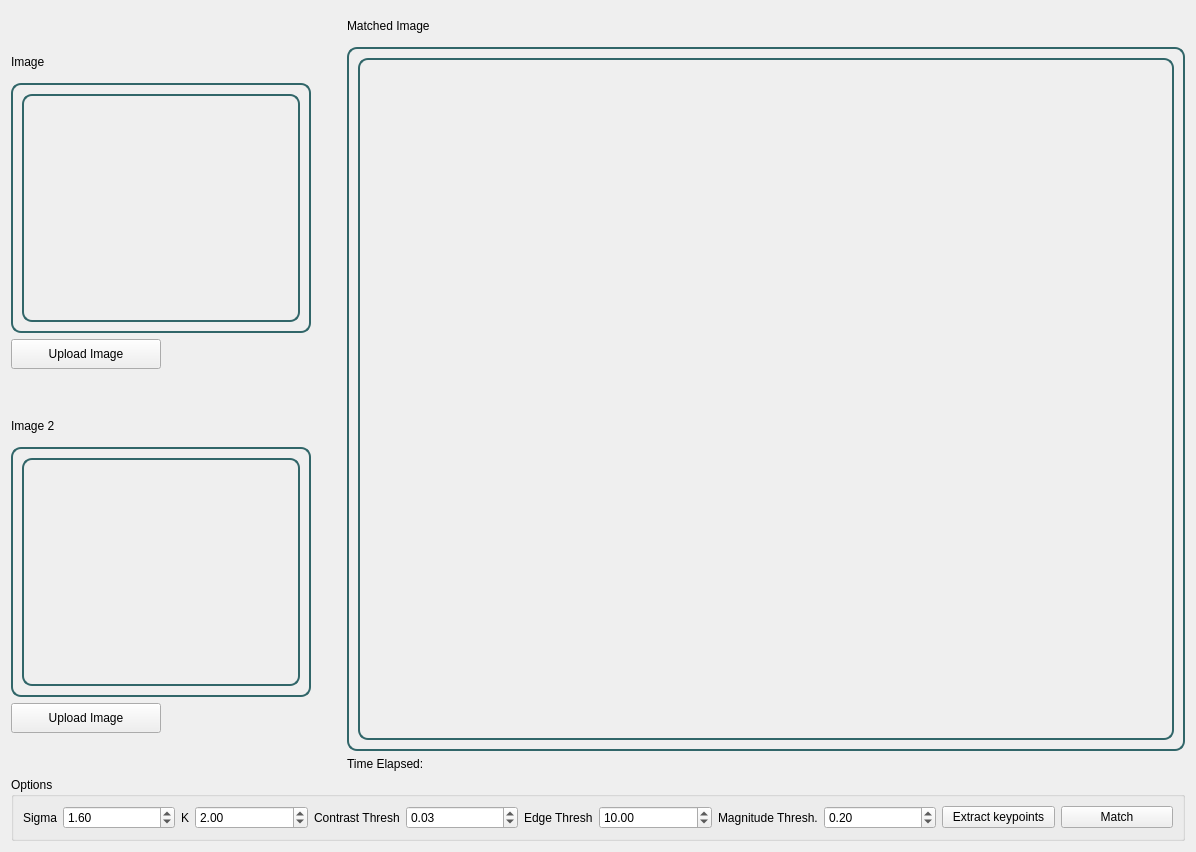
<?xml version="1.0" encoding="UTF-8"?>
<ui version="4.0">
 <class>SiftWidget</class>
 <widget class="QWidget" name="SiftWidget">
  <property name="geometry">
   <rect>
    <x>0</x>
    <y>0</y>
    <width>1196</width>
    <height>852</height>
   </rect>
  </property>
  <property name="windowTitle">
   <string>Form</string>
  </property>
  <layout class="QGridLayout" name="gridLayout">
   <item row="0" column="0">
    <layout class="QVBoxLayout" name="verticalLayout_8">
     <item>
      <layout class="QHBoxLayout" name="horizontalLayout_2">
       <item>
        <layout class="QVBoxLayout" name="verticalLayout_7">
         <item>
          <layout class="QVBoxLayout" name="verticalLayout_5">
           <item>
            <widget class="QLabel" name="label_6">
             <property name="maximumSize">
              <size>
               <width>16777215</width>
               <height>30</height>
              </size>
             </property>
             <property name="text">
              <string>Image</string>
             </property>
            </widget>
           </item>
           <item>
            <widget class="QFrame" name="frame_3">
             <property name="minimumSize">
              <size>
               <width>300</width>
               <height>250</height>
              </size>
             </property>
             <property name="maximumSize">
              <size>
               <width>16777215</width>
               <height>250</height>
              </size>
             </property>
             <property name="styleSheet">
              <string notr="true">
           border: 2px solid  #316669;
          border-radius: 10px;
      </string>
             </property>
             <property name="frameShape">
              <enum>QFrame::StyledPanel</enum>
             </property>
             <property name="frameShadow">
              <enum>QFrame::Raised</enum>
             </property>
             <layout class="QVBoxLayout" name="verticalLayout_4">
              <item>
               <widget class="QLabel" name="imageOriginal1">
                <property name="text">
                 <string/>
                </property>
               </widget>
              </item>
             </layout>
            </widget>
           </item>
           <item>
            <widget class="QPushButton" name="uploadBtn1">
             <property name="maximumSize">
              <size>
               <width>150</width>
               <height>30</height>
              </size>
             </property>
             <property name="styleSheet">
              <string notr="true"/>
             </property>
             <property name="text">
              <string>Upload Image</string>
             </property>
            </widget>
           </item>
          </layout>
         </item>
         <item>
          <layout class="QVBoxLayout" name="verticalLayout_6">
           <item>
            <widget class="QLabel" name="label_7">
             <property name="maximumSize">
              <size>
               <width>16777215</width>
               <height>30</height>
              </size>
             </property>
             <property name="text">
              <string>Image 2</string>
             </property>
            </widget>
           </item>
           <item>
            <widget class="QFrame" name="frame_2">
             <property name="minimumSize">
              <size>
               <width>300</width>
               <height>250</height>
              </size>
             </property>
             <property name="maximumSize">
              <size>
               <width>16777215</width>
               <height>250</height>
              </size>
             </property>
             <property name="styleSheet">
              <string notr="true">
           border: 2px solid  #316669;
          border-radius: 10px;
      </string>
             </property>
             <property name="frameShape">
              <enum>QFrame::StyledPanel</enum>
             </property>
             <property name="frameShadow">
              <enum>QFrame::Raised</enum>
             </property>
             <layout class="QVBoxLayout" name="verticalLayout">
              <item>
               <widget class="QLabel" name="imageOriginal2">
                <property name="text">
                 <string/>
                </property>
               </widget>
              </item>
             </layout>
            </widget>
           </item>
           <item>
            <widget class="QPushButton" name="uploadBtn2">
             <property name="maximumSize">
              <size>
               <width>150</width>
               <height>30</height>
              </size>
             </property>
             <property name="styleSheet">
              <string notr="true"/>
             </property>
             <property name="text">
              <string>Upload Image</string>
             </property>
            </widget>
           </item>
          </layout>
         </item>
        </layout>
       </item>
       <item>
        <spacer name="horizontalSpacer_2">
         <property name="orientation">
          <enum>Qt::Horizontal</enum>
         </property>
         <property name="sizeType">
          <enum>QSizePolicy::Fixed</enum>
         </property>
         <property name="sizeHint" stdset="0">
          <size>
           <width>30</width>
           <height>13</height>
          </size>
         </property>
        </spacer>
       </item>
       <item>
        <layout class="QVBoxLayout" name="verticalLayout_2">
         <item>
          <widget class="QLabel" name="label_8">
           <property name="maximumSize">
            <size>
             <width>16777215</width>
             <height>30</height>
            </size>
           </property>
           <property name="text">
            <string>Matched Image</string>
           </property>
          </widget>
         </item>
         <item>
          <widget class="QFrame" name="frame">
           <property name="minimumSize">
            <size>
             <width>450</width>
             <height>450</height>
            </size>
           </property>
           <property name="maximumSize">
            <size>
             <width>16777215</width>
             <height>16777215</height>
            </size>
           </property>
           <property name="styleSheet">
            <string notr="true">
           border: 2px solid  #316669;
          border-radius: 10px;
      </string>
           </property>
           <property name="frameShape">
            <enum>QFrame::StyledPanel</enum>
           </property>
           <property name="frameShadow">
            <enum>QFrame::Raised</enum>
           </property>
           <layout class="QVBoxLayout" name="verticalLayout_3">
            <item>
             <widget class="QLabel" name="imageProcessed">
              <property name="text">
               <string/>
              </property>
             </widget>
            </item>
           </layout>
          </widget>
         </item>
         <item>
          <widget class="QLabel" name="time_label">
           <property name="sizePolicy">
            <sizepolicy hsizetype="Preferred" vsizetype="Maximum">
             <horstretch>0</horstretch>
             <verstretch>0</verstretch>
            </sizepolicy>
           </property>
           <property name="text">
            <string>Time Elapsed:</string>
           </property>
           <property name="alignment">
            <set>Qt::AlignLeading|Qt::AlignLeft|Qt::AlignVCenter</set>
           </property>
          </widget>
         </item>
        </layout>
       </item>
      </layout>
     </item>
     <item>
      <widget class="QGroupBox" name="groupBox">
       <property name="sizePolicy">
        <sizepolicy hsizetype="Preferred" vsizetype="Maximum">
         <horstretch>0</horstretch>
         <verstretch>0</verstretch>
        </sizepolicy>
       </property>
       <property name="title">
        <string>Options</string>
       </property>
       <layout class="QHBoxLayout" name="horizontalLayout">
        <item>
         <widget class="QLabel" name="label">
          <property name="sizePolicy">
           <sizepolicy hsizetype="Maximum" vsizetype="Preferred">
            <horstretch>0</horstretch>
            <verstretch>0</verstretch>
           </sizepolicy>
          </property>
          <property name="text">
           <string>Sigma</string>
          </property>
         </widget>
        </item>
        <item>
         <widget class="QDoubleSpinBox" name="sigmaSpin">
          <property name="value">
           <double>1.600000000000000</double>
          </property>
         </widget>
        </item>
        <item>
         <widget class="QLabel" name="label_2">
          <property name="sizePolicy">
           <sizepolicy hsizetype="Maximum" vsizetype="Preferred">
            <horstretch>0</horstretch>
            <verstretch>0</verstretch>
           </sizepolicy>
          </property>
          <property name="text">
           <string>K</string>
          </property>
         </widget>
        </item>
        <item>
         <widget class="QDoubleSpinBox" name="KSpin">
          <property name="value">
           <double>2.000000000000000</double>
          </property>
         </widget>
        </item>
        <item>
         <widget class="QLabel" name="label_3">
          <property name="sizePolicy">
           <sizepolicy hsizetype="Maximum" vsizetype="Preferred">
            <horstretch>0</horstretch>
            <verstretch>0</verstretch>
           </sizepolicy>
          </property>
          <property name="text">
           <string>Contrast Thresh</string>
          </property>
         </widget>
        </item>
        <item>
         <widget class="QDoubleSpinBox" name="ContrastSpin">
          <property name="value">
           <double>0.030000000000000</double>
          </property>
         </widget>
        </item>
        <item>
         <widget class="QLabel" name="label_4">
          <property name="sizePolicy">
           <sizepolicy hsizetype="Maximum" vsizetype="Preferred">
            <horstretch>0</horstretch>
            <verstretch>0</verstretch>
           </sizepolicy>
          </property>
          <property name="text">
           <string>Edge Thresh</string>
          </property>
         </widget>
        </item>
        <item>
         <widget class="QDoubleSpinBox" name="EdgeSpin">
          <property name="value">
           <double>10.000000000000000</double>
          </property>
         </widget>
        </item>
        <item>
         <widget class="QLabel" name="label_5">
          <property name="sizePolicy">
           <sizepolicy hsizetype="Maximum" vsizetype="Preferred">
            <horstretch>0</horstretch>
            <verstretch>0</verstretch>
           </sizepolicy>
          </property>
          <property name="text">
           <string>Magnitude Thresh.</string>
          </property>
         </widget>
        </item>
        <item>
         <widget class="QDoubleSpinBox" name="MagSpin">
          <property name="value">
           <double>0.200000000000000</double>
          </property>
         </widget>
        </item>
        <item>
         <widget class="QPushButton" name="pushButton">
          <property name="text">
           <string>Extract keypoints</string>
          </property>
         </widget>
        </item>
        <item>
         <widget class="QPushButton" name="pushButton_2">
          <property name="text">
           <string>Match</string>
          </property>
         </widget>
        </item>
       </layout>
      </widget>
     </item>
    </layout>
   </item>
  </layout>
 </widget>
 <resources/>
 <connections/>
</ui>
